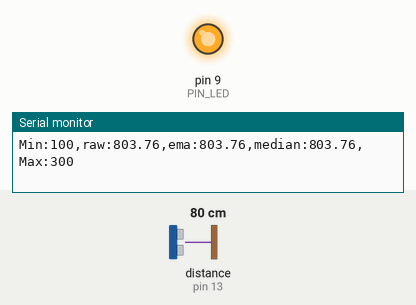
A sketch run on a simulated Arduino Uno, built with avr-gcc and run on an emulated ATmega328P. Parts: output pins drawn as LEDs (lit = HIGH), the last lines printed to the serial monitor. Wiring (inferred from the names in the program): ultrasonic range finder: trigger pin 12; echo pin 13. The test bench sets the inputs (shaded band); at power-on: distance to the obstacle (sensor on pin 13) 80 cm. The echo pulse lasts 58.3 µs per cm; pins used as bus, display or sensor lines are not drawn.

Above: at 1.2 s.
1.3 s: distance to the obstacle (sensor on pin 13) set to 33 cm
2.8 s: distance to the obstacle (sensor on pin 13) set to 28 cm
At 4.0 s:
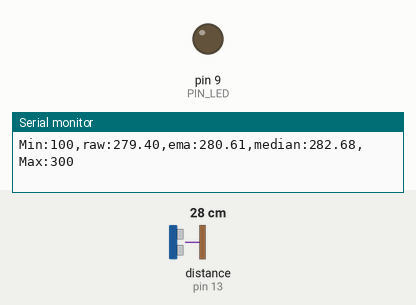
4.3 s: distance to the obstacle (sensor on pin 13) set to 2 cm
At 5.3 s:
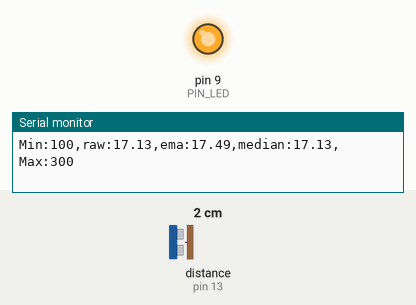
5.8 s: distance to the obstacle (sensor on pin 13) set to 9 cm
7.3 s: distance to the obstacle (sensor on pin 13) set to 12 cm
At 8.8 s:
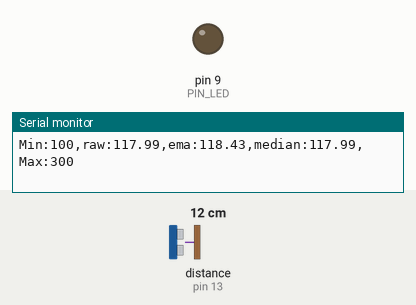
Timing chart, 0 to 9.8 s (numbered marks = the images above; inputs shaded):
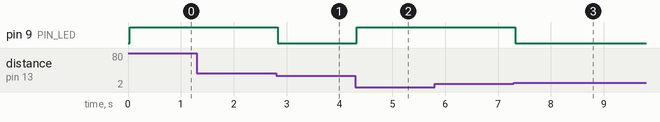

Measured:
- the behaviour switches between 31 and 30 cm on distance to the obstacle (sensor on pin 13) (found by bisection; images 0 and 1)
- the behaviour switches between 10 and 11 cm on distance to the obstacle (sensor on pin 13) (found by bisection; images 2 and 3)
- after the input at 2.8 s, pin 9 (PIN_LED): HIGH → LOW at once
- after the input at 4.3 s, pin 9 (PIN_LED): LOW → HIGH at once
- after the input at 7.3 s, pin 9 (PIN_LED): HIGH → LOW at once

The sketch:

09_median_filter.ino
```cpp
// Arduino pin assignment
#define PIN_LED  9
#define PIN_TRIG 12
#define PIN_ECHO 13

// configurable parameters
#define SND_VEL 346.0     // sound velocity at 24 celsius degree (unit: m/sec)
#define INTERVAL 25       // sampling interval (unit: msec)
#define PULSE_DURATION 10 // ultra-sound Pulse Duration (unit: usec)
#define _DIST_MIN 100     // minimum distance to be measured (unit: mm)
#define _DIST_MAX 300     // maximum distance to be measured (unit: mm)

#define TIMEOUT ((INTERVAL / 2) * 1000.0) // maximum echo waiting time (unit: usec)
#define SCALE (0.001 * 0.5 * SND_VEL)     // coefficent to convert duration to distance

#define _EMA_ALPHA 0.5    // EMA weight of new sample (range: 0 to 1)

// median filter window size: change to 3, 10, 30 for the experiments
#define N 3

// global variables
unsigned long last_sampling_time;   // unit: msec
float samples[N];                   // circular buffer holding the latest N samples
int sample_idx = 0;                 // next position to overwrite
int sample_cnt = 0;                 // number of valid samples stored (<= N)
float dist_ema = _DIST_MAX;         // EMA distance (initial value)

void setup() {
  pinMode(PIN_LED, OUTPUT);
  pinMode(PIN_TRIG, OUTPUT);
  pinMode(PIN_ECHO, INPUT);
  digitalWrite(PIN_TRIG, LOW);

  Serial.begin(57600);
}

void loop() {
  float dist_raw, dist_median;

  // wait until next sampling time
  if (millis() < last_sampling_time + INTERVAL)
    return;

  // get a distance reading from the USS (timeout gives 0.0)
  dist_raw = USS_measure(PIN_TRIG, PIN_ECHO);

  // store the raw sample as is (no "previous valid value" substitution)
  add_sample(dist_raw);

  // median of the latest samples
  dist_median = get_median();

  // EMA of the raw value (for comparison with the median filter)
  dist_ema = _EMA_ALPHA * dist_raw + (1.0 - _EMA_ALPHA) * dist_ema;

  // output the read value to the serial port
  Serial.print("Min:");     Serial.print(_DIST_MIN);
  Serial.print(",raw:");    Serial.print(dist_raw);
  Serial.print(",ema:");    Serial.print(dist_ema);
  Serial.print(",median:"); Serial.print(dist_median);
  Serial.print(",Max:");    Serial.print(_DIST_MAX);
  Serial.println("");

  // LED on when the median is inside the range
  if ((dist_median < _DIST_MIN) || (dist_median > _DIST_MAX))
    digitalWrite(PIN_LED, 1);       // LED OFF
  else
    digitalWrite(PIN_LED, 0);       // LED ON

  // update last sampling time
  last_sampling_time += INTERVAL;
}

// put a new sample into the circular buffer (oldest one is overwritten)
void add_sample(float value)
{
  samples[sample_idx] = value;
  sample_idx = (sample_idx + 1) % N;
  if (sample_cnt < N)
    sample_cnt++;
}

// return the median of the stored samples
float get_median()
{
  float sorted[N];

  // copy so that the circular buffer keeps its time order
  for (int i = 0; i < sample_cnt; i++)
    sorted[i] = samples[i];

  // insertion sort (N is small)
  for (int i = 1; i < sample_cnt; i++) {
    float key = sorted[i];
    int j = i - 1;
    while (j >= 0 && sorted[j] > key) {
      sorted[j + 1] = sorted[j];
      j--;
    }
    sorted[j + 1] = key;
  }

  if (sample_cnt % 2 == 1)
    return sorted[sample_cnt / 2];
  else
    return (sorted[sample_cnt / 2 - 1] + sorted[sample_cnt / 2]) / 2.0;
}

// get a distance reading from USS. return value is in millimeter.
float USS_measure(int TRIG, int ECHO)
{
  digitalWrite(TRIG, HIGH);
  delayMicroseconds(PULSE_DURATION);
  digitalWrite(TRIG, LOW);

  return pulseIn(ECHO, HIGH, TIMEOUT) * SCALE; // unit: mm
}
```
